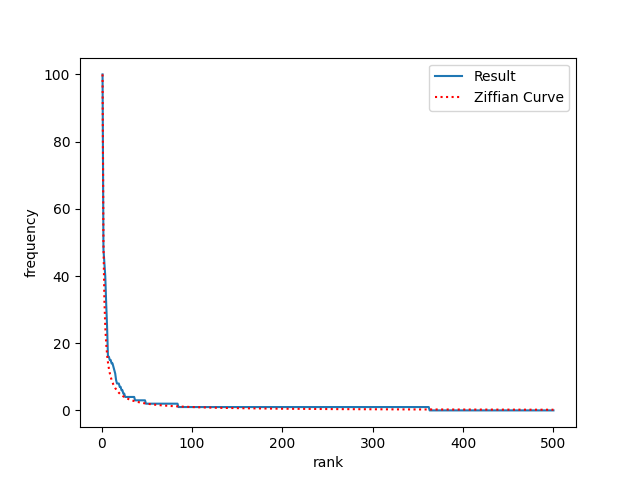

Write Python code to recreate this figure.
import sys
import matplotlib.pyplot as plt

x = []
y = []

frequency_file = sys.argv[1]
with open(frequency_file) as file:
  for line in file.readlines():
    y.append(int(line.split()[0]))
    x.append(len(y))

yPercent = [round(value / y[0] * 100) for value in y]
yZiffian = [100 / value for value in x]

plt.plot(x, yPercent, label = "Result")
plt.plot(x, yZiffian, label = "Ziffian Curve", ls = ':', color = "red")

plt.xlabel("rank")
plt.ylabel("frequency")
plt.legend()
plt.show()
